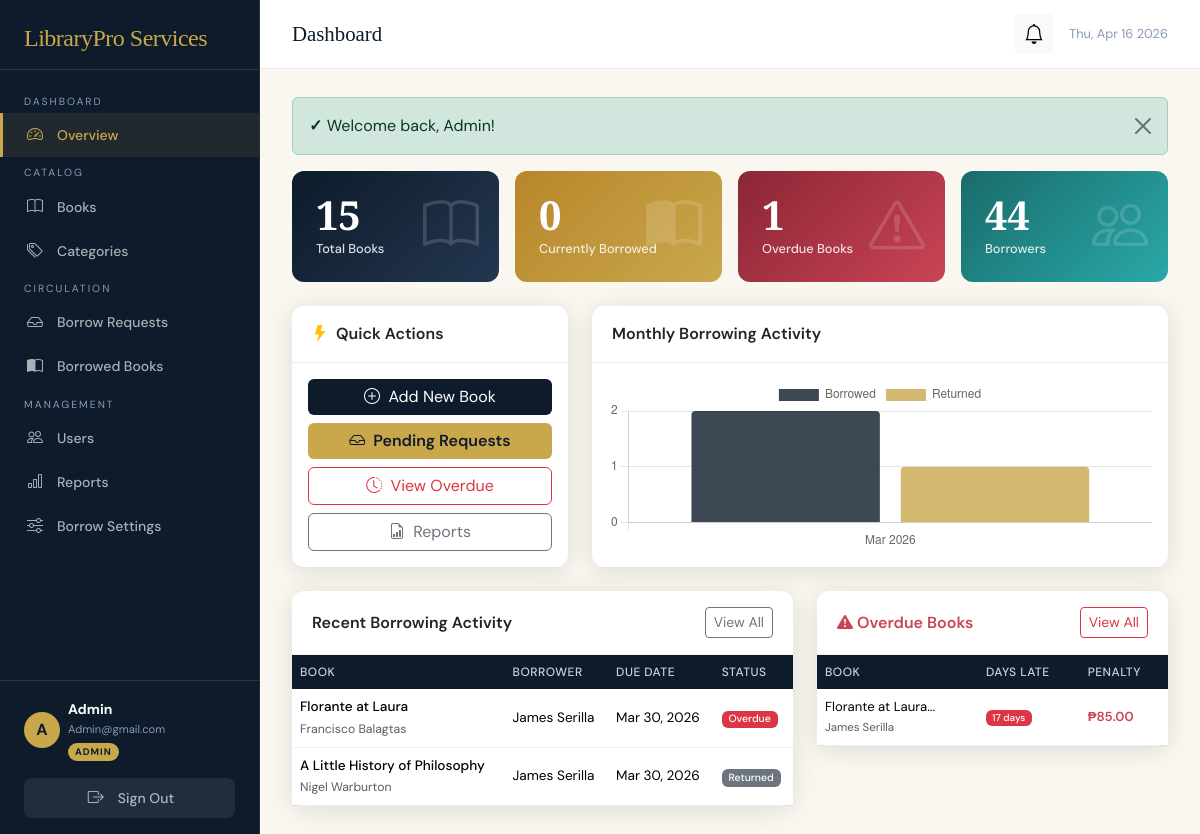
Page /admin/index.php (signed in) on the committed database.
### tables this page shows
CREATE TABLE `borrowed_books` (
  `id` int(11) NOT NULL,
  `book_id` int(11) NOT NULL,
  `user_id` int(11) NOT NULL,
  `request_id` int(11) DEFAULT NULL,
  `borrow_date` date NOT NULL,
  `due_date` date NOT NULL,
  `return_date` date DEFAULT NULL,
  `penalty` decimal(10,2) DEFAULT 0.00,
  `penalty_per_day` decimal(10,2) DEFAULT 5.00,
  `status` enum('borrowed','returned','overdue') DEFAULT 'borrowed',
  `notes` text DEFAULT NULL,
  `issued_by` int(11) DEFAULT NULL,
  `created_at` timestamp NOT NULL DEFAULT current_timestamp(),
  `updated_at` timestamp NOT NULL DEFAULT current_timestamp() ON UPDATE current_timestamp()
);

CREATE TABLE `books` (
  `book_id` int(11) NOT NULL,
  `title` varchar(255) NOT NULL,
  `author` varchar(150) NOT NULL,
  `publication` varchar(150) DEFAULT NULL,
  `category_id` int(11) DEFAULT NULL,
  `isbn` varchar(20) DEFAULT NULL,
  `description` text DEFAULT NULL,
  `quantity` int(11) NOT NULL DEFAULT 1,
  `available_quantity` int(11) NOT NULL DEFAULT 1,
  `image` varchar(255) DEFAULT NULL,
  `year_published` year(4) DEFAULT NULL,
  `created_at` timestamp NOT NULL DEFAULT current_timestamp(),
  `updated_at` timestamp NOT NULL DEFAULT current_timestamp() ON UPDATE current_timestamp()
);

CREATE TABLE `users` (
  `id` int(11) NOT NULL,
  `name` varchar(150) NOT NULL,
  `email` varchar(150) NOT NULL,
  `password` varchar(255) NOT NULL,
  `role` enum('admin','borrower') NOT NULL DEFAULT 'borrower',
  `phone` varchar(20) DEFAULT NULL,
  `address` text DEFAULT NULL,
  `status` enum('active','inactive','suspended') DEFAULT 'active',
  `avatar` varchar(255) DEFAULT NULL,
  `created_at` timestamp NOT NULL DEFAULT current_timestamp(),
  `updated_at` timestamp NOT NULL DEFAULT current_timestamp() ON UPDATE current_timestamp()
);

### config/database.php (called while the page is built, shortened)
<?php
class Database {
    private static ?PDO $instance = null;
    public static function getConnection(): PDO {
        if (self::$instance === null) {
            try {
                $dsn = "mysql:host=" . DB_HOST . ";dbname=" . DB_NAME . ";charset=utf8mb4";
                self::$instance = new PDO($dsn, DB_USER, DB_PASS, [
                    PDO::ATTR_ERRMODE            => PDO::ERRMODE_EXCEPTION,
                    PDO::ATTR_DEFAULT_FETCH_MODE => PDO::FETCH_ASSOC,
                    PDO::ATTR_EMULATE_PREPARES   => false,
                ]);
            } catch (PDOException $e) {
                die(json_encode(['error' => 'Database connection failed: ' . $e->getMessage()]));
            }
        }
        return self::$instance;
    }
}

### classes/Book.php (called while the page is built, shortened)
<?php
require_once __DIR__ . '/../config/database.php';
class Book {
    private PDO $db;
    public function __construct() {
        $this->db = Database::getConnection();
    }
    public function getDashboardStats(): array {
        $stats = [];
        $stats['total_books']     = $this->db->query("SELECT SUM(quantity) FROM books")->fetchColumn();
        $stats['available_books'] = $this->db->query("SELECT SUM(available_quantity) FROM books")->fetchColumn();
        $stats['total_titles']    = $this->db->query("SELECT COUNT(*) FROM books WHERE available_quantity > 0")->fetchColumn();
        $stats['overdue_count']   = $this->db->query("SELECT COUNT(*) FROM borrowed_books WHERE status = 'overdue'")->fetchColumn();
        $stats['borrowed_count']  = $this->db->query("SELECT COUNT(*) FROM borrowed_books WHERE status = 'borrowed'")->fetchColumn();
        $stats['total_users']     = $this->db->query("SELECT COUNT(*) FROM users WHERE role = 'borrower'")->fetchColumn();
        $stats['pending_requests']= $this->db->query("SELECT COUNT(*) FROM book_requests WHERE status = 'pending'")->fetchColumn();
        return $stats;
    }
}

### classes/BorrowedBook.php (called while the page is built, shortened)
<?php
require_once __DIR__ . '/../config/database.php';
class BorrowedBook {
    private PDO $db;
    public function __construct() {
        $this->db        = Database::getConnection();
    }
    public function getOverdueReport(): array {
        $stmt = $this->db->query(
            "SELECT bb.*, b.title, b.author, u.name AS user_name, u.email AS user_email,
                    u.phone AS user_phone,
                    DATEDIFF(CURDATE(), bb.due_date) AS days_overdue
             FROM borrowed_books bb
             JOIN books b ON bb.book_id = b.book_id
             JOIN users u ON bb.user_id = u.id
             WHERE bb.status = 'overdue'
             ORDER BY bb.due_date ASC"
        );
        return $stmt->fetchAll();
    }
    public function getBorrowingHistory(int $limit = 100): array {
        $stmt = $this->db->prepare(
            "SELECT bb.*, b.title, b.author, u.name AS user_name, u.email AS user_email,
                    c.category_name
             FROM borrowed_books bb
             JOIN books b ON bb.book_id = b.book_id
             JOIN users u ON bb.user_id = u.id
             LEFT JOIN categories c ON b.category_id = c.category_id
             ORDER BY bb.borrow_date DESC
             LIMIT :lim"
        );
        $stmt->bindValue(':lim', $limit, PDO::PARAM_INT);
        $stmt->execute();
        return $stmt->fetchAll();
    }
    public function getMonthlySummary(): array {
        $stmt = $this->db->query(
            "SELECT DATE_FORMAT(borrow_date, '%Y-%m') AS month,
                    COUNT(*) AS total_borrowed,
                    SUM(CASE WHEN status='returned' THEN 1 ELSE 0 END) AS total_returned,
                    SUM(penalty) AS total_penalties
             FROM borrowed_books
             GROUP BY month
             ORDER BY month DESC
             LIMIT 12"
        );
        return $stmt->fetchAll();
    }
}

### admin/index.php (the view, shortened to what this page needs)
<?php
require_once __DIR__ . '/../config/database.php';
require_once __DIR__ . '/../includes/auth.php';
require_once __DIR__ . '/../classes/Book.php';
require_once __DIR__ . '/../classes/BorrowedBook.php';
$bookModel     = new Book();
$borrowedModel = new BorrowedBook();
$borrowedModel->syncOverdueStatuses();
$stats      = $bookModel->getDashboardStats();
$overdue    = $borrowedModel->getOverdueReport();
$monthly    = $borrowedModel->getMonthlySummary();
$recentBorr = $borrowedModel->getBorrowingHistory(8);
require_once __DIR__ . '/../includes/header.php';
?>
<div class="row g-3 mb-4">
    <div class="col-6 col-md-3">
        <div class="stat-card stat-navy">
            <div class="stat-val"><?= number_format($stats['total_titles']) ?></div>
            <div class="stat-lbl">Total Books</div>
            <i class="bi bi-book stat-icon"></i>
        </div>
    </div>
    <div class="col-6 col-md-3">
        <div class="stat-card stat-gold">
            <div class="stat-val"><?= number_format($stats['borrowed_count']) ?></div>
            <div class="stat-lbl">Currently Borrowed</div>
            <i class="bi bi-book-half stat-icon"></i>
        </div>
    </div>
    <div class="col-6 col-md-3">
        <div class="stat-card stat-rose">
            <div class="stat-val"><?= number_format($stats['overdue_count']) ?></div>
            <div class="stat-lbl">Overdue Books</div>
            <i class="bi bi-exclamation-triangle stat-icon"></i>
        </div>
    </div>
    <div class="col-6 col-md-3">
        <div class="stat-card stat-teal">
            <div class="stat-val"><?= number_format($stats['total_users']) ?></div>
            <div class="stat-lbl">Borrowers</div>
            <i class="bi bi-people stat-icon"></i>
        </div>
    </div>
</div>
<div class="row g-4 mb-4">
    <div class="col-md-4">
        <div class="card h-100">
            <div class="card-header d-flex align-items-center gap-2">
                <i class="bi bi-lightning-fill text-warning"></i> Quick Actions
            </div>
            <div class="card-body d-grid gap-2">
                <a href="<?= BASE_URL ?>/admin/books.php?action=add" class="btn btn-navy">
                    <i class="bi bi-plus-circle me-1"></i> Add New Book
                </a>
                <a href="<?= BASE_URL ?>/admin/requests.php?status=pending" class="btn btn-gold">
                    <i class="bi bi-inbox me-1"></i>
                    Pending Requests
                </a>
                <a href="<?= BASE_URL ?>/admin/borrowed.php?status=overdue" class="btn btn-outline-danger">
                    <i class="bi bi-clock-history me-1"></i> View Overdue
                </a>
                <a href="<?= BASE_URL ?>/admin/reports.php" class="btn btn-outline-secondary">
                    <i class="bi bi-file-earmark-bar-graph me-1"></i> Reports
                </a>
            </div>
        </div>
    </div>
    <div class="col-md-8">
        <div class="card h-100">
            <div class="card-header">Monthly Borrowing Activity</div>
            <div class="card-body">
                <canvas id="monthlyChart" height="160"></canvas>
            </div>
        </div>
    </div>
</div>
<div class="row g-4">
    <div class="col-md-7">
        <div class="card">
            <div class="card-header d-flex justify-content-between align-items-center">
                <span>Recent Borrowing Activity</span>
                <a href="<?= BASE_URL ?>/admin/borrowed.php" class="btn btn-sm btn-outline-secondary">View All</a>
            </div>
            <div class="card-body p-0">
                <div class="table-responsive">
                    <table class="table table-hover mb-0">
                        <thead><tr>
                            <th>Book</th><th>Borrower</th><th>Due Date</th><th>Status</th>
                        </tr></thead>
                        <tbody>
                        <?php foreach ($recentBorr as $b): ?>
                            <tr>
                                <td>
                                    <div style="font-weight:500;font-size:.85rem"><?= sanitize($b['title']) ?></div>
                                    <small class="text-muted"><?= sanitize($b['author']) ?></small>
                                </td>
                                <td style="font-size:.85rem"><?= sanitize($b['user_name']) ?></td>
                                <td style="font-size:.85rem"><?= formatDate($b['due_date']) ?></td>
                                <td><?= badgeStatus($b['status']) ?></td>
                            </tr>
                        <?php endforeach; ?>
                        </tbody>
                    </table>
                </div>
            </div>
        </div>
    </div>
    <div class="col-md-5">
        <div class="card">
            <div class="card-header d-flex justify-content-between align-items-center">
                <span style="color:#c94455"><i class="bi bi-exclamation-triangle-fill me-1"></i>Overdue Books</span>
                <a href="<?= BASE_URL ?>/admin/borrowed.php?status=overdue" class="btn btn-sm btn-outline-danger">View All</a>
            </div>
            <div class="card-body p-0">
                <?php if (empty($overdue)): ?>
                    <div class="text-center py-4 text-muted" style="font-size:.875rem">
                        <i class="bi bi-check-circle fs-3 text-success d-block mb-2"></i>
                        No overdue books!
                    </div>
                <?php else: ?>
                <div class="table-responsive">
                    <table class="table mb-0" style="font-size:.82rem">
                        <thead><tr><th>Book</th><th>Days Late</th><th>Penalty</th></tr></thead>
                        <tbody>
                        <?php foreach (array_slice($overdue, 0, 6) as $o): ?>
                            <tr>
                                <td>
                                    <div class="fw-500"><?= sanitize(substr($o['title'],0,25)) ?>...</div>
                                    <small class="text-muted"><?= sanitize($o['user_name']) ?></small>
                                </td>
                                <td><span class="badge bg-danger"><?= $o['days_overdue'] ?> days</span></td>
                                <td style="color:#c94455;font-weight:600"><?= formatCurrency($o['penalty']) ?></td>
                            </tr>
                        <?php endforeach; ?>
                        </tbody>
                    </table>
                </div>
                <?php endif; ?>
            </div>
        </div>
    </div>
</div>
<?php
$chartLabels  = [];
$chartBorrow  = [];
$chartReturn  = [];
foreach (array_reverse($monthly) as $m) {
    $chartLabels[]  = date('M Y', strtotime($m['month'] . '-01'));
    $chartBorrow[]  = $m['total_borrowed'];
    $chartReturn[]  = $m['total_returned'];
}
$extraJs = "<script>
const ctx = document.getElementById('monthlyChart').getContext('2d');
new Chart(ctx, {
    type: 'bar',
    data: {
        labels: " . json_encode($chartLabels) . ",
        datasets: [
            { label:'Borrowed', data:" . json_encode($chartBorrow) . ", backgroundColor:'rgba(13,27,42,0.8)', borderRadius:4 },
            { label:'Returned', data:" . json_encode($chartReturn) . ", backgroundColor:'rgba(201,168,76,0.8)', borderRadius:4 }
        ]
    },
    options: {
        responsive:true, maintainAspectRatio:false,
        plugins:{ legend:{ position:'top' } },
        scales:{ y:{ beginAtZero:true, ticks:{ precision:0 } } }
    }
});
</script>";
require_once __DIR__ . '/../includes/footer.php';

### includes/auth.php (shortened to what this page needs)
<?php
function getFlash(): ?array {
    if (isset($_SESSION['flash'])) {
        $flash = $_SESSION['flash'];
        return $flash;
    }
    return null;
}
function flashHtml(): string {
    $flash = getFlash();
    $icons = ['success' => '✓', 'danger' => '✕', 'warning' => '⚠', 'info' => 'ℹ'];
    $icon  = $icons[$flash['type']] ?? 'ℹ';
    return "<div class=\"alert alert-{$flash['type']} alert-dismissible fade show\" role=\"alert\">
                <strong>$icon</strong> {$flash['msg']}
                <button type=\"button\" class=\"btn-close\" data-bs-dismiss=\"alert\"></button>
            </div>";
}
function sanitize(string $input): string {
    return htmlspecialchars(trim($input), ENT_QUOTES, 'UTF-8');
}
function formatDate(string $date): string {
    return date('M d, Y', strtotime($date));
}
function formatCurrency(float $amount): string {
    return '₱' . number_format($amount, 2);
}
function badgeStatus(string $status): string {
    $map = [
        'pending'     => 'warning',
        'approved'    => 'success',
        'rejected'    => 'danger',
        'borrowed'    => 'primary',
        'returned'    => 'secondary',
        'overdue'     => 'danger',
        'available'   => 'success',
        'unavailable' => 'secondary',
        'active'      => 'success',
        'inactive'    => 'secondary',
        'suspended'   => 'danger',
    ];
    $color = $map[$status] ?? 'secondary';
    return "<span class=\"badge bg-{$color}\">" . ucfirst($status) . "</span>";
}

### rows in the picture
borrowed_books: book.title "Florante at Laura", book.author "Francisco Balagtas", user.name "James Serilla", due_date "Mar 30, 2026", status "Overdue", days_overdue "17", penalty "₱85.00"
borrowed_books: book.title "A Little History of Philosophy", book.author "Nigel Warburton", user.name "James Serilla", due_date "Mar 30, 2026", status "Returned"

### other values in the picture
$label "Overview Books Categories Borrow Requests Borrowed Books Users Reports Borrow Settings"
substr($_SESSION['name'], 0, 1) "A"
$_SESSION['name'] "Admin"
$_SESSION['email'] "Admin@gmail.com"
$_SESSION['role'] "ADMIN"
$pageTitle "Dashboard"
$icon "✓"
$flash['msg'] "Welcome back, Admin!"
$stats['total_titles'] "15"
$stats['borrowed_count'] "0"
$stats['overdue_count'] "1"
$stats['total_users'] "44"
chart data {{ json_encode($chartBorrow) }} [2]
chart data {{ json_encode($chartReturn) }} ["1"]
